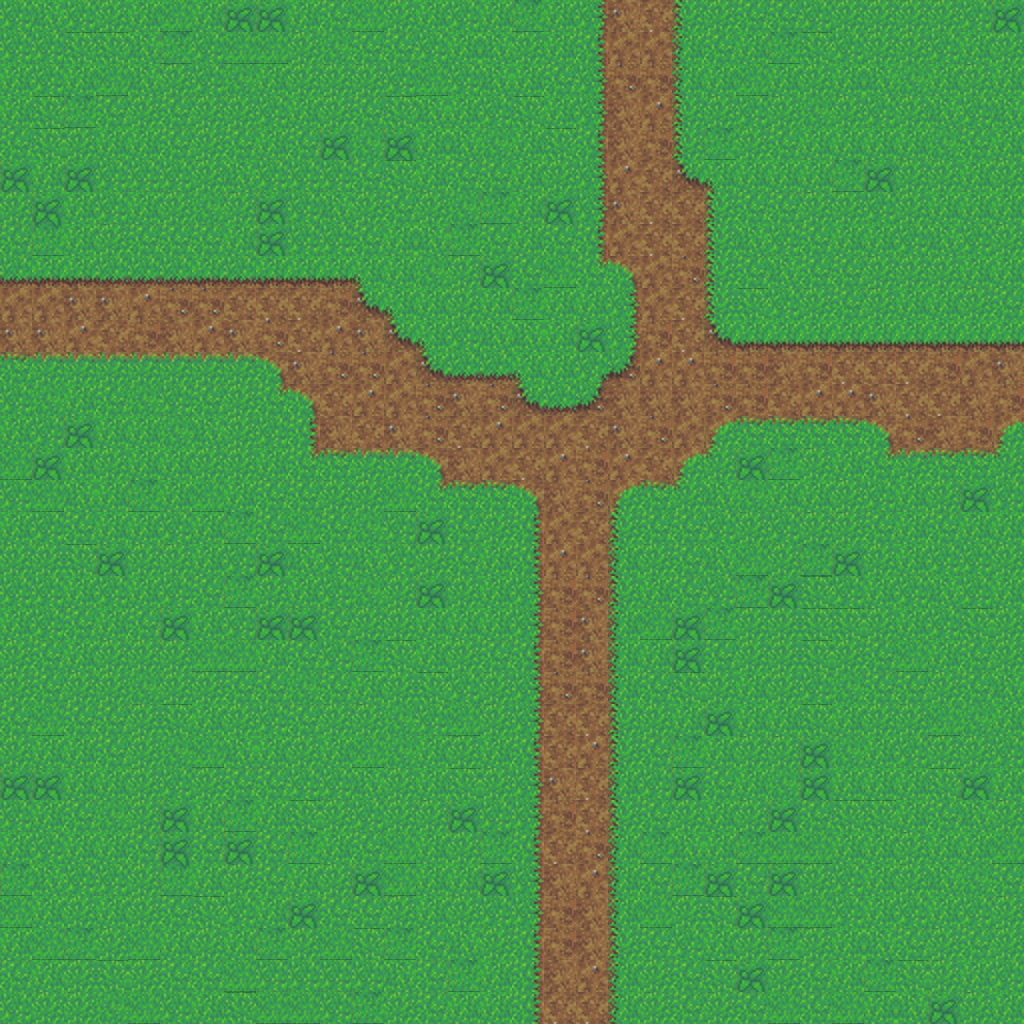

Tiled map render using the project's own tile images. Description and the map definition, with tile-layer contents summarised, below:
An orthogonal 32x32 tile map with 32x32 px tiles, 1 tile layer (Background).

<map version="1.0" orientation="orthogonal" width="32" height="32" tilewidth="32" tileheight="32">
 <tileset firstgid="1" name="grass-tiles-2-small" tilewidth="32" tileheight="32">
  <image source="tileset/grass-tiles-2-small.png" width="384" height="192" />
 </tileset>
 <layer name="Background" width="32" height="32">
  <data>[1024 cells, 1024 non-empty, 48 distinct tile ids]</data>
 </layer>
</map>
